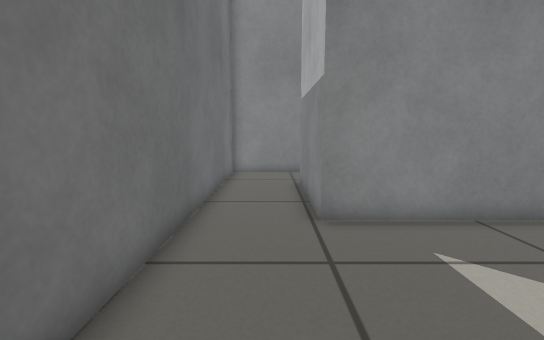
view 1 (above)

13 first-person views from a walk through a Gazebo world. The camera is 0.54 m above the floor, tilts 8° down and sees 90° across. The floor is counted in squares, 0.25 m on a side. Each view is taken from the middle of a square. On the plan, view 1 faces up. The plan holds only what a view shows up to about 17 squares ahead; the rest is blank.

view 2
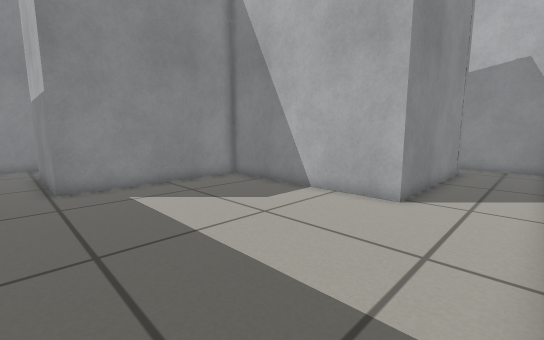

view 3
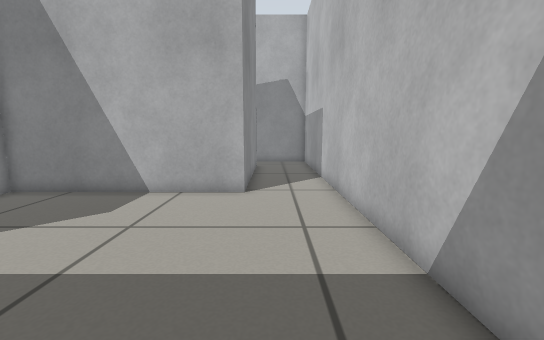

view 4
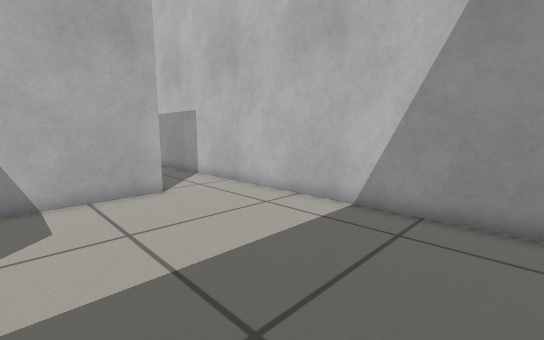

view 5
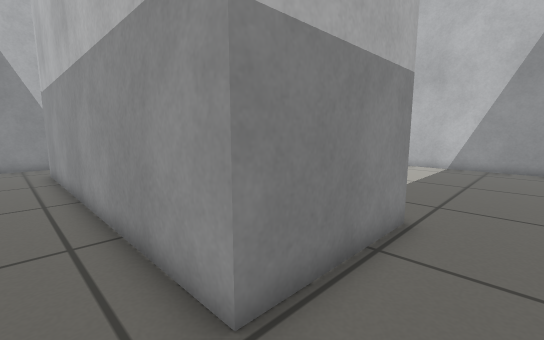

view 6
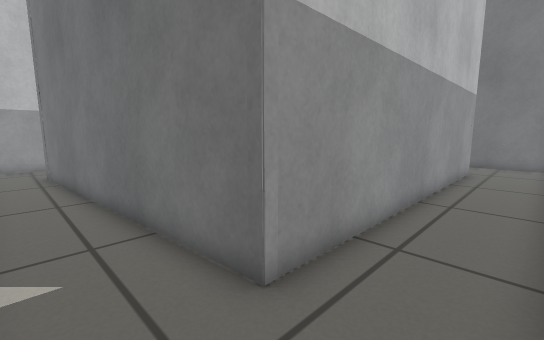

view 7
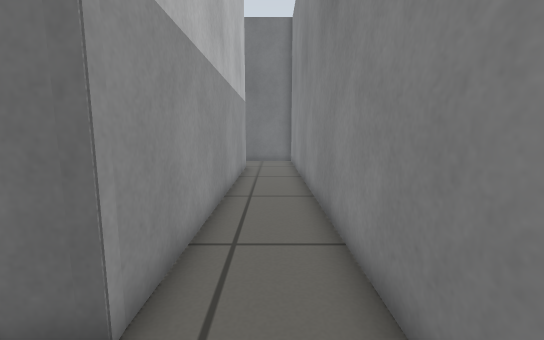

view 8
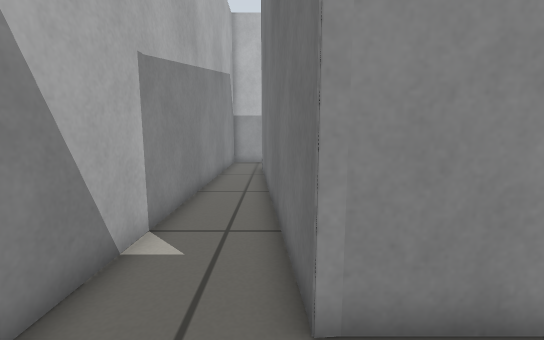

view 9
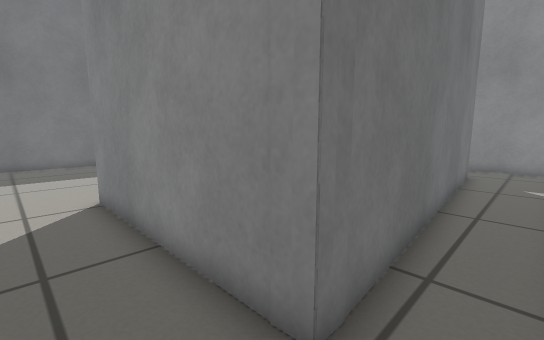

view 10
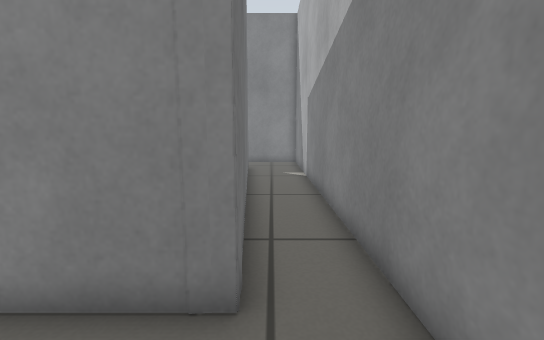

view 11
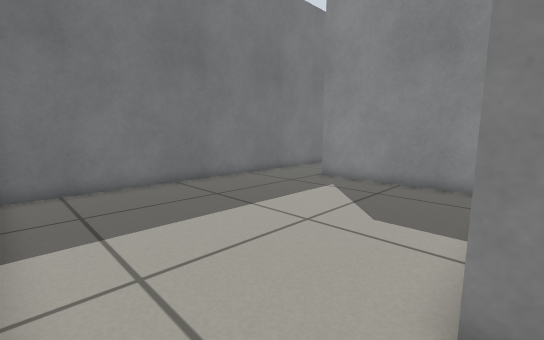

view 12
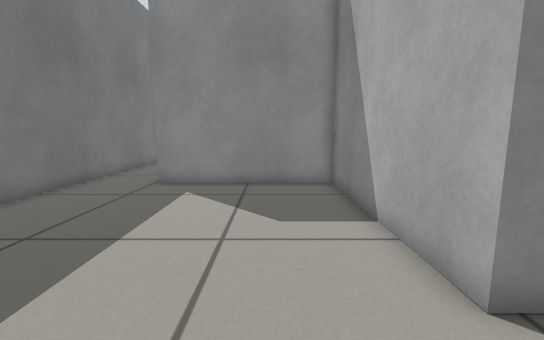

view 13
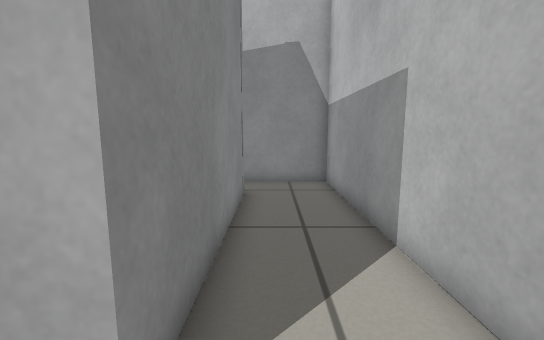

### Floor plan
Points are (right, up) in squares from view 1. A wall is a line through its corners. A room is listed if a view was taken in it or the views show most of it. See-through windows are left out.
Room 1 (views 1, 2, 3, 4, 9, 10, 11, 12, 13)
walls: (-1.1, -5.4) (18.7, -5.4) (18.7, 11.6); (15.7, 10.4) (16.6, -2) (8.6, -2) (8.6, 6.4) (1.2, 6.4) (1.2, 11.4); (-2.1, 12.4) (-2.1, -5.2)
ways out: opening at (-0.5, 12) to room 2; opening at (17.5, 10.5) to room 2
Room 2 (views 5, 6, 7, 8)
walls: (1.2, 11.4) (15.6, 11.4) (15.7, 10.4); (18.1, 14.4) (-2.1, 14.4) (-2.1, 12.4); (18.7, 11.6) (18.7, 13.1)
ways out: opening at (-0.5, 12) to room 1; opening at (17.5, 10.5) to room 1

Positions as (right, up) in squares from view 1, and headings:
1: (0, 0), facing up
2: (0, -5), facing up-right
3: (-1, -3), facing right
4: (-1, 2), facing down-right
5: (-1, 13), facing down-right
6: (18, 14), facing down-left
7: (18, 13), facing left
8: (16, 14), facing down
9: (18, -4), facing up-left
10: (17, -5), facing up
11: (9, -5), facing up-left
12: (6, -5), facing up
13: (7, -3), facing right
